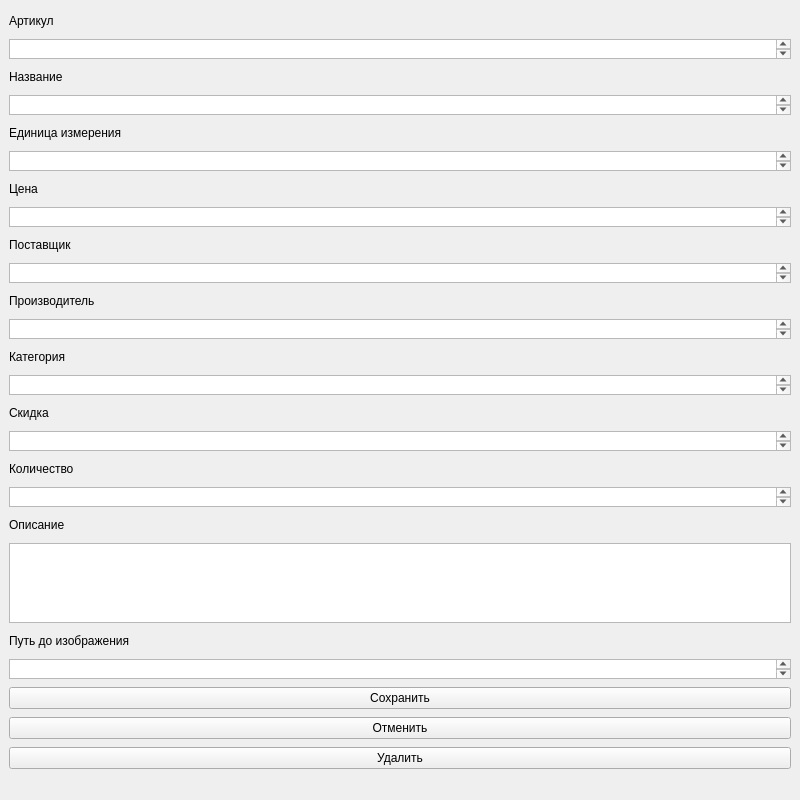
<?xml version="1.0" encoding="UTF-8"?>
<ui version="4.0">
 <class>MainWindow</class>
 <widget class="QMainWindow" name="MainWindow">
  <property name="geometry">
   <rect>
    <x>0</x>
    <y>0</y>
    <width>800</width>
    <height>800</height>
   </rect>
  </property>
  <property name="windowTitle">
   <string>MainWindow</string>
  </property>
  <widget class="QWidget" name="centralwidget">
   <layout class="QVBoxLayout" name="verticalLayout_2">
    <item>
     <widget class="QLabel" name="article">
      <property name="maximumSize">
       <size>
        <width>16777215</width>
        <height>20</height>
       </size>
      </property>
      <property name="text">
       <string>Артикул</string>
      </property>
     </widget>
    </item>
    <item>
     <widget class="QTextEdit" name="article_edit">
      <property name="maximumSize">
       <size>
        <width>16777215</width>
        <height>20</height>
       </size>
      </property>
     </widget>
    </item>
    <item>
     <widget class="QLabel" name="title">
      <property name="maximumSize">
       <size>
        <width>16777215</width>
        <height>20</height>
       </size>
      </property>
      <property name="text">
       <string>Название</string>
      </property>
     </widget>
    </item>
    <item>
     <widget class="QTextEdit" name="title_edit">
      <property name="maximumSize">
       <size>
        <width>16777215</width>
        <height>20</height>
       </size>
      </property>
     </widget>
    </item>
    <item>
     <widget class="QLabel" name="measure_type">
      <property name="maximumSize">
       <size>
        <width>16777215</width>
        <height>20</height>
       </size>
      </property>
      <property name="text">
       <string>Единица измерения</string>
      </property>
     </widget>
    </item>
    <item>
     <widget class="QTextEdit" name="measure_type_edit">
      <property name="maximumSize">
       <size>
        <width>16777215</width>
        <height>20</height>
       </size>
      </property>
     </widget>
    </item>
    <item>
     <widget class="QLabel" name="price">
      <property name="maximumSize">
       <size>
        <width>16777215</width>
        <height>20</height>
       </size>
      </property>
      <property name="text">
       <string>Цена</string>
      </property>
     </widget>
    </item>
    <item>
     <widget class="QTextEdit" name="price_edit">
      <property name="maximumSize">
       <size>
        <width>16777215</width>
        <height>20</height>
       </size>
      </property>
     </widget>
    </item>
    <item>
     <widget class="QLabel" name="supplier">
      <property name="maximumSize">
       <size>
        <width>16777215</width>
        <height>20</height>
       </size>
      </property>
      <property name="text">
       <string>Поставщик</string>
      </property>
     </widget>
    </item>
    <item>
     <widget class="QTextEdit" name="supplier_edit">
      <property name="maximumSize">
       <size>
        <width>16777215</width>
        <height>20</height>
       </size>
      </property>
     </widget>
    </item>
    <item>
     <widget class="QLabel" name="producer">
      <property name="maximumSize">
       <size>
        <width>16777215</width>
        <height>20</height>
       </size>
      </property>
      <property name="text">
       <string>Производитель</string>
      </property>
     </widget>
    </item>
    <item>
     <widget class="QTextEdit" name="producer_edit">
      <property name="maximumSize">
       <size>
        <width>16777215</width>
        <height>20</height>
       </size>
      </property>
     </widget>
    </item>
    <item>
     <widget class="QLabel" name="category">
      <property name="maximumSize">
       <size>
        <width>16777215</width>
        <height>20</height>
       </size>
      </property>
      <property name="text">
       <string>Категория</string>
      </property>
     </widget>
    </item>
    <item>
     <widget class="QTextEdit" name="category_edit">
      <property name="maximumSize">
       <size>
        <width>16777215</width>
        <height>20</height>
       </size>
      </property>
     </widget>
    </item>
    <item>
     <widget class="QLabel" name="discount">
      <property name="maximumSize">
       <size>
        <width>16777215</width>
        <height>20</height>
       </size>
      </property>
      <property name="text">
       <string>Скидка</string>
      </property>
     </widget>
    </item>
    <item>
     <widget class="QTextEdit" name="discount_edit">
      <property name="maximumSize">
       <size>
        <width>16777215</width>
        <height>20</height>
       </size>
      </property>
     </widget>
    </item>
    <item>
     <widget class="QLabel" name="quantity">
      <property name="maximumSize">
       <size>
        <width>16777215</width>
        <height>20</height>
       </size>
      </property>
      <property name="text">
       <string>Количество</string>
      </property>
     </widget>
    </item>
    <item>
     <widget class="QTextEdit" name="quantity_edit">
      <property name="maximumSize">
       <size>
        <width>16777215</width>
        <height>20</height>
       </size>
      </property>
     </widget>
    </item>
    <item>
     <widget class="QLabel" name="description">
      <property name="maximumSize">
       <size>
        <width>16777215</width>
        <height>20</height>
       </size>
      </property>
      <property name="text">
       <string>Описание</string>
      </property>
     </widget>
    </item>
    <item>
     <widget class="QTextEdit" name="description_edit">
      <property name="maximumSize">
       <size>
        <width>16777215</width>
        <height>80</height>
       </size>
      </property>
     </widget>
    </item>
    <item>
     <widget class="QLabel" name="image_url">
      <property name="maximumSize">
       <size>
        <width>16777215</width>
        <height>20</height>
       </size>
      </property>
      <property name="text">
       <string>Путь до изображения</string>
      </property>
     </widget>
    </item>
    <item>
     <widget class="QTextEdit" name="image_url_edit">
      <property name="maximumSize">
       <size>
        <width>16777215</width>
        <height>20</height>
       </size>
      </property>
     </widget>
    </item>
    <item>
     <widget class="QPushButton" name="confirm_btn">
      <property name="text">
       <string>Сохранить</string>
      </property>
     </widget>
    </item>
    <item>
     <widget class="QPushButton" name="cancel_btn">
      <property name="text">
       <string>Отменить</string>
      </property>
     </widget>
    </item>
    <item>
     <widget class="QPushButton" name="delete_btn">
      <property name="text">
       <string>Удалить</string>
      </property>
     </widget>
    </item>
   </layout>
  </widget>
 </widget>
 <resources/>
 <connections/>
</ui>
